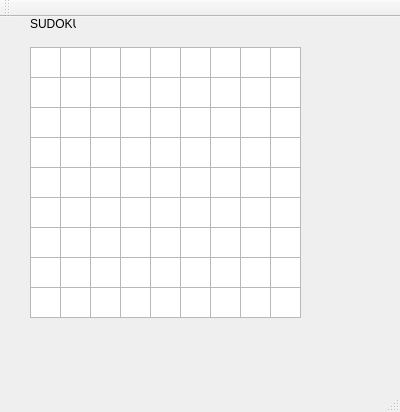
<?xml version="1.0" encoding="UTF-8"?>
<ui version="4.0">
 <class>MainWindow</class>
 <widget class="QMainWindow" name="MainWindow">
  <property name="geometry">
   <rect>
    <x>0</x>
    <y>0</y>
    <width>400</width>
    <height>412</height>
   </rect>
  </property>
  <property name="windowTitle">
   <string>MainWindow</string>
  </property>
  <widget class="QWidget" name="centralWidget">
   <widget class="QLabel" name="label">
    <property name="geometry">
     <rect>
      <x>30</x>
      <y>0</y>
      <width>46</width>
      <height>13</height>
     </rect>
    </property>
    <property name="text">
     <string>SUDOKU  </string>
    </property>
   </widget>
   <widget class="QPlainTextEdit" name="cuadro">
    <property name="geometry">
     <rect>
      <x>30</x>
      <y>30</y>
      <width>31</width>
      <height>31</height>
     </rect>
    </property>
    <property name="acceptDrops">
     <bool>false</bool>
    </property>
    <property name="autoFillBackground">
     <bool>false</bool>
    </property>
    <property name="midLineWidth">
     <number>1</number>
    </property>
    <property name="overwriteMode">
     <bool>true</bool>
    </property>
    <property name="maximumBlockCount">
     <number>1</number>
    </property>
    <property name="backgroundVisible">
     <bool>false</bool>
    </property>
   </widget>
   <widget class="QPlainTextEdit" name="cuadro_2">
    <property name="geometry">
     <rect>
      <x>60</x>
      <y>30</y>
      <width>31</width>
      <height>31</height>
     </rect>
    </property>
    <property name="acceptDrops">
     <bool>false</bool>
    </property>
    <property name="autoFillBackground">
     <bool>false</bool>
    </property>
    <property name="overwriteMode">
     <bool>true</bool>
    </property>
    <property name="maximumBlockCount">
     <number>1</number>
    </property>
   </widget>
   <widget class="QPlainTextEdit" name="cuadro_3">
    <property name="geometry">
     <rect>
      <x>90</x>
      <y>30</y>
      <width>31</width>
      <height>31</height>
     </rect>
    </property>
    <property name="acceptDrops">
     <bool>false</bool>
    </property>
    <property name="autoFillBackground">
     <bool>false</bool>
    </property>
    <property name="overwriteMode">
     <bool>true</bool>
    </property>
    <property name="maximumBlockCount">
     <number>1</number>
    </property>
   </widget>
   <widget class="QPlainTextEdit" name="cuadro_4">
    <property name="geometry">
     <rect>
      <x>120</x>
      <y>30</y>
      <width>31</width>
      <height>31</height>
     </rect>
    </property>
    <property name="acceptDrops">
     <bool>false</bool>
    </property>
    <property name="autoFillBackground">
     <bool>false</bool>
    </property>
    <property name="overwriteMode">
     <bool>true</bool>
    </property>
    <property name="maximumBlockCount">
     <number>1</number>
    </property>
   </widget>
   <widget class="QPlainTextEdit" name="cuadro_5">
    <property name="geometry">
     <rect>
      <x>150</x>
      <y>30</y>
      <width>31</width>
      <height>31</height>
     </rect>
    </property>
    <property name="acceptDrops">
     <bool>false</bool>
    </property>
    <property name="autoFillBackground">
     <bool>false</bool>
    </property>
    <property name="overwriteMode">
     <bool>true</bool>
    </property>
    <property name="maximumBlockCount">
     <number>1</number>
    </property>
   </widget>
   <widget class="QPlainTextEdit" name="cuadro_6">
    <property name="geometry">
     <rect>
      <x>180</x>
      <y>30</y>
      <width>31</width>
      <height>31</height>
     </rect>
    </property>
    <property name="acceptDrops">
     <bool>false</bool>
    </property>
    <property name="autoFillBackground">
     <bool>false</bool>
    </property>
    <property name="overwriteMode">
     <bool>true</bool>
    </property>
    <property name="maximumBlockCount">
     <number>1</number>
    </property>
   </widget>
   <widget class="QPlainTextEdit" name="cuadro_7">
    <property name="geometry">
     <rect>
      <x>210</x>
      <y>30</y>
      <width>31</width>
      <height>31</height>
     </rect>
    </property>
    <property name="acceptDrops">
     <bool>false</bool>
    </property>
    <property name="autoFillBackground">
     <bool>false</bool>
    </property>
    <property name="overwriteMode">
     <bool>true</bool>
    </property>
    <property name="maximumBlockCount">
     <number>1</number>
    </property>
   </widget>
   <widget class="QPlainTextEdit" name="cuadro_8">
    <property name="geometry">
     <rect>
      <x>240</x>
      <y>30</y>
      <width>31</width>
      <height>31</height>
     </rect>
    </property>
    <property name="acceptDrops">
     <bool>false</bool>
    </property>
    <property name="autoFillBackground">
     <bool>false</bool>
    </property>
    <property name="overwriteMode">
     <bool>true</bool>
    </property>
    <property name="maximumBlockCount">
     <number>1</number>
    </property>
   </widget>
   <widget class="QPlainTextEdit" name="cuadro_9">
    <property name="geometry">
     <rect>
      <x>270</x>
      <y>30</y>
      <width>31</width>
      <height>31</height>
     </rect>
    </property>
    <property name="acceptDrops">
     <bool>false</bool>
    </property>
    <property name="autoFillBackground">
     <bool>false</bool>
    </property>
    <property name="overwriteMode">
     <bool>true</bool>
    </property>
    <property name="maximumBlockCount">
     <number>1</number>
    </property>
   </widget>
   <widget class="QPlainTextEdit" name="cuadro_10">
    <property name="geometry">
     <rect>
      <x>30</x>
      <y>60</y>
      <width>31</width>
      <height>31</height>
     </rect>
    </property>
    <property name="acceptDrops">
     <bool>false</bool>
    </property>
    <property name="autoFillBackground">
     <bool>false</bool>
    </property>
    <property name="overwriteMode">
     <bool>true</bool>
    </property>
    <property name="maximumBlockCount">
     <number>1</number>
    </property>
   </widget>
   <widget class="QPlainTextEdit" name="cuadro_11">
    <property name="geometry">
     <rect>
      <x>60</x>
      <y>60</y>
      <width>31</width>
      <height>31</height>
     </rect>
    </property>
    <property name="acceptDrops">
     <bool>false</bool>
    </property>
    <property name="autoFillBackground">
     <bool>false</bool>
    </property>
    <property name="overwriteMode">
     <bool>true</bool>
    </property>
    <property name="maximumBlockCount">
     <number>1</number>
    </property>
   </widget>
   <widget class="QPlainTextEdit" name="cuadro_12">
    <property name="geometry">
     <rect>
      <x>90</x>
      <y>60</y>
      <width>31</width>
      <height>31</height>
     </rect>
    </property>
    <property name="acceptDrops">
     <bool>false</bool>
    </property>
    <property name="autoFillBackground">
     <bool>false</bool>
    </property>
    <property name="overwriteMode">
     <bool>true</bool>
    </property>
    <property name="maximumBlockCount">
     <number>1</number>
    </property>
   </widget>
   <widget class="QPlainTextEdit" name="cuadro_13">
    <property name="geometry">
     <rect>
      <x>120</x>
      <y>60</y>
      <width>31</width>
      <height>31</height>
     </rect>
    </property>
    <property name="acceptDrops">
     <bool>false</bool>
    </property>
    <property name="autoFillBackground">
     <bool>false</bool>
    </property>
    <property name="overwriteMode">
     <bool>true</bool>
    </property>
    <property name="maximumBlockCount">
     <number>1</number>
    </property>
   </widget>
   <widget class="QPlainTextEdit" name="cuadro_14">
    <property name="geometry">
     <rect>
      <x>150</x>
      <y>60</y>
      <width>31</width>
      <height>31</height>
     </rect>
    </property>
    <property name="acceptDrops">
     <bool>false</bool>
    </property>
    <property name="autoFillBackground">
     <bool>false</bool>
    </property>
    <property name="overwriteMode">
     <bool>true</bool>
    </property>
    <property name="maximumBlockCount">
     <number>1</number>
    </property>
   </widget>
   <widget class="QPlainTextEdit" name="cuadro_15">
    <property name="geometry">
     <rect>
      <x>180</x>
      <y>60</y>
      <width>31</width>
      <height>31</height>
     </rect>
    </property>
    <property name="acceptDrops">
     <bool>false</bool>
    </property>
    <property name="autoFillBackground">
     <bool>false</bool>
    </property>
    <property name="overwriteMode">
     <bool>true</bool>
    </property>
    <property name="maximumBlockCount">
     <number>1</number>
    </property>
   </widget>
   <widget class="QPlainTextEdit" name="cuadro_16">
    <property name="geometry">
     <rect>
      <x>210</x>
      <y>60</y>
      <width>31</width>
      <height>31</height>
     </rect>
    </property>
    <property name="acceptDrops">
     <bool>false</bool>
    </property>
    <property name="autoFillBackground">
     <bool>false</bool>
    </property>
    <property name="overwriteMode">
     <bool>true</bool>
    </property>
    <property name="maximumBlockCount">
     <number>1</number>
    </property>
   </widget>
   <widget class="QPlainTextEdit" name="cuadro_17">
    <property name="geometry">
     <rect>
      <x>240</x>
      <y>60</y>
      <width>31</width>
      <height>31</height>
     </rect>
    </property>
    <property name="acceptDrops">
     <bool>false</bool>
    </property>
    <property name="autoFillBackground">
     <bool>false</bool>
    </property>
    <property name="overwriteMode">
     <bool>true</bool>
    </property>
    <property name="maximumBlockCount">
     <number>1</number>
    </property>
   </widget>
   <widget class="QPlainTextEdit" name="cuadro_18">
    <property name="geometry">
     <rect>
      <x>270</x>
      <y>60</y>
      <width>31</width>
      <height>31</height>
     </rect>
    </property>
    <property name="acceptDrops">
     <bool>false</bool>
    </property>
    <property name="autoFillBackground">
     <bool>false</bool>
    </property>
    <property name="overwriteMode">
     <bool>true</bool>
    </property>
    <property name="maximumBlockCount">
     <number>1</number>
    </property>
   </widget>
   <widget class="QPlainTextEdit" name="cuadro_19">
    <property name="geometry">
     <rect>
      <x>30</x>
      <y>90</y>
      <width>31</width>
      <height>31</height>
     </rect>
    </property>
    <property name="acceptDrops">
     <bool>false</bool>
    </property>
    <property name="autoFillBackground">
     <bool>false</bool>
    </property>
    <property name="overwriteMode">
     <bool>true</bool>
    </property>
    <property name="maximumBlockCount">
     <number>1</number>
    </property>
   </widget>
   <widget class="QPlainTextEdit" name="cuadro_20">
    <property name="geometry">
     <rect>
      <x>60</x>
      <y>90</y>
      <width>31</width>
      <height>31</height>
     </rect>
    </property>
    <property name="acceptDrops">
     <bool>false</bool>
    </property>
    <property name="autoFillBackground">
     <bool>false</bool>
    </property>
    <property name="overwriteMode">
     <bool>true</bool>
    </property>
    <property name="maximumBlockCount">
     <number>1</number>
    </property>
   </widget>
   <widget class="QPlainTextEdit" name="cuadro_21">
    <property name="geometry">
     <rect>
      <x>90</x>
      <y>90</y>
      <width>31</width>
      <height>31</height>
     </rect>
    </property>
    <property name="acceptDrops">
     <bool>false</bool>
    </property>
    <property name="autoFillBackground">
     <bool>false</bool>
    </property>
    <property name="overwriteMode">
     <bool>true</bool>
    </property>
    <property name="maximumBlockCount">
     <number>1</number>
    </property>
   </widget>
   <widget class="QPlainTextEdit" name="cuadro_22">
    <property name="geometry">
     <rect>
      <x>120</x>
      <y>90</y>
      <width>31</width>
      <height>31</height>
     </rect>
    </property>
    <property name="acceptDrops">
     <bool>false</bool>
    </property>
    <property name="autoFillBackground">
     <bool>false</bool>
    </property>
    <property name="overwriteMode">
     <bool>true</bool>
    </property>
    <property name="maximumBlockCount">
     <number>1</number>
    </property>
   </widget>
   <widget class="QPlainTextEdit" name="cuadro_23">
    <property name="geometry">
     <rect>
      <x>150</x>
      <y>90</y>
      <width>31</width>
      <height>31</height>
     </rect>
    </property>
    <property name="acceptDrops">
     <bool>false</bool>
    </property>
    <property name="autoFillBackground">
     <bool>false</bool>
    </property>
    <property name="overwriteMode">
     <bool>true</bool>
    </property>
    <property name="maximumBlockCount">
     <number>1</number>
    </property>
   </widget>
   <widget class="QPlainTextEdit" name="cuadro_24">
    <property name="geometry">
     <rect>
      <x>180</x>
      <y>90</y>
      <width>31</width>
      <height>31</height>
     </rect>
    </property>
    <property name="acceptDrops">
     <bool>false</bool>
    </property>
    <property name="autoFillBackground">
     <bool>false</bool>
    </property>
    <property name="overwriteMode">
     <bool>true</bool>
    </property>
    <property name="maximumBlockCount">
     <number>1</number>
    </property>
   </widget>
   <widget class="QPlainTextEdit" name="cuadro_25">
    <property name="geometry">
     <rect>
      <x>210</x>
      <y>90</y>
      <width>31</width>
      <height>31</height>
     </rect>
    </property>
    <property name="acceptDrops">
     <bool>false</bool>
    </property>
    <property name="autoFillBackground">
     <bool>false</bool>
    </property>
    <property name="overwriteMode">
     <bool>true</bool>
    </property>
    <property name="maximumBlockCount">
     <number>1</number>
    </property>
   </widget>
   <widget class="QPlainTextEdit" name="cuadro_26">
    <property name="geometry">
     <rect>
      <x>240</x>
      <y>90</y>
      <width>31</width>
      <height>31</height>
     </rect>
    </property>
    <property name="acceptDrops">
     <bool>false</bool>
    </property>
    <property name="autoFillBackground">
     <bool>false</bool>
    </property>
    <property name="overwriteMode">
     <bool>true</bool>
    </property>
    <property name="maximumBlockCount">
     <number>1</number>
    </property>
   </widget>
   <widget class="QPlainTextEdit" name="cuadro_27">
    <property name="geometry">
     <rect>
      <x>270</x>
      <y>90</y>
      <width>31</width>
      <height>31</height>
     </rect>
    </property>
    <property name="acceptDrops">
     <bool>false</bool>
    </property>
    <property name="autoFillBackground">
     <bool>false</bool>
    </property>
    <property name="overwriteMode">
     <bool>true</bool>
    </property>
    <property name="maximumBlockCount">
     <number>1</number>
    </property>
   </widget>
   <widget class="QPlainTextEdit" name="cuadro_28">
    <property name="geometry">
     <rect>
      <x>210</x>
      <y>150</y>
      <width>31</width>
      <height>31</height>
     </rect>
    </property>
    <property name="acceptDrops">
     <bool>false</bool>
    </property>
    <property name="autoFillBackground">
     <bool>false</bool>
    </property>
    <property name="overwriteMode">
     <bool>true</bool>
    </property>
    <property name="maximumBlockCount">
     <number>1</number>
    </property>
   </widget>
   <widget class="QPlainTextEdit" name="cuadro_29">
    <property name="geometry">
     <rect>
      <x>90</x>
      <y>180</y>
      <width>31</width>
      <height>31</height>
     </rect>
    </property>
    <property name="acceptDrops">
     <bool>false</bool>
    </property>
    <property name="autoFillBackground">
     <bool>false</bool>
    </property>
    <property name="overwriteMode">
     <bool>true</bool>
    </property>
    <property name="maximumBlockCount">
     <number>1</number>
    </property>
   </widget>
   <widget class="QPlainTextEdit" name="cuadro_30">
    <property name="geometry">
     <rect>
      <x>270</x>
      <y>180</y>
      <width>31</width>
      <height>31</height>
     </rect>
    </property>
    <property name="acceptDrops">
     <bool>false</bool>
    </property>
    <property name="autoFillBackground">
     <bool>false</bool>
    </property>
    <property name="overwriteMode">
     <bool>true</bool>
    </property>
    <property name="maximumBlockCount">
     <number>1</number>
    </property>
   </widget>
   <widget class="QPlainTextEdit" name="cuadro_31">
    <property name="geometry">
     <rect>
      <x>150</x>
      <y>180</y>
      <width>31</width>
      <height>31</height>
     </rect>
    </property>
    <property name="acceptDrops">
     <bool>false</bool>
    </property>
    <property name="autoFillBackground">
     <bool>false</bool>
    </property>
    <property name="overwriteMode">
     <bool>true</bool>
    </property>
    <property name="maximumBlockCount">
     <number>1</number>
    </property>
   </widget>
   <widget class="QPlainTextEdit" name="cuadro_32">
    <property name="geometry">
     <rect>
      <x>60</x>
      <y>180</y>
      <width>31</width>
      <height>31</height>
     </rect>
    </property>
    <property name="acceptDrops">
     <bool>false</bool>
    </property>
    <property name="autoFillBackground">
     <bool>false</bool>
    </property>
    <property name="overwriteMode">
     <bool>true</bool>
    </property>
    <property name="maximumBlockCount">
     <number>1</number>
    </property>
   </widget>
   <widget class="QPlainTextEdit" name="cuadro_33">
    <property name="geometry">
     <rect>
      <x>180</x>
      <y>180</y>
      <width>31</width>
      <height>31</height>
     </rect>
    </property>
    <property name="acceptDrops">
     <bool>false</bool>
    </property>
    <property name="autoFillBackground">
     <bool>false</bool>
    </property>
    <property name="overwriteMode">
     <bool>true</bool>
    </property>
    <property name="maximumBlockCount">
     <number>1</number>
    </property>
   </widget>
   <widget class="QPlainTextEdit" name="cuadro_34">
    <property name="geometry">
     <rect>
      <x>120</x>
      <y>150</y>
      <width>31</width>
      <height>31</height>
     </rect>
    </property>
    <property name="acceptDrops">
     <bool>false</bool>
    </property>
    <property name="autoFillBackground">
     <bool>false</bool>
    </property>
    <property name="overwriteMode">
     <bool>true</bool>
    </property>
    <property name="maximumBlockCount">
     <number>1</number>
    </property>
   </widget>
   <widget class="QPlainTextEdit" name="cuadro_35">
    <property name="geometry">
     <rect>
      <x>210</x>
      <y>120</y>
      <width>31</width>
      <height>31</height>
     </rect>
    </property>
    <property name="acceptDrops">
     <bool>false</bool>
    </property>
    <property name="autoFillBackground">
     <bool>false</bool>
    </property>
    <property name="overwriteMode">
     <bool>true</bool>
    </property>
    <property name="maximumBlockCount">
     <number>1</number>
    </property>
   </widget>
   <widget class="QPlainTextEdit" name="cuadro_36">
    <property name="geometry">
     <rect>
      <x>30</x>
      <y>180</y>
      <width>31</width>
      <height>31</height>
     </rect>
    </property>
    <property name="acceptDrops">
     <bool>false</bool>
    </property>
    <property name="autoFillBackground">
     <bool>false</bool>
    </property>
    <property name="overwriteMode">
     <bool>true</bool>
    </property>
    <property name="maximumBlockCount">
     <number>1</number>
    </property>
   </widget>
   <widget class="QPlainTextEdit" name="cuadro_37">
    <property name="geometry">
     <rect>
      <x>150</x>
      <y>120</y>
      <width>31</width>
      <height>31</height>
     </rect>
    </property>
    <property name="acceptDrops">
     <bool>false</bool>
    </property>
    <property name="autoFillBackground">
     <bool>false</bool>
    </property>
    <property name="overwriteMode">
     <bool>true</bool>
    </property>
    <property name="maximumBlockCount">
     <number>1</number>
    </property>
   </widget>
   <widget class="QPlainTextEdit" name="cuadro_38">
    <property name="geometry">
     <rect>
      <x>180</x>
      <y>150</y>
      <width>31</width>
      <height>31</height>
     </rect>
    </property>
    <property name="acceptDrops">
     <bool>false</bool>
    </property>
    <property name="autoFillBackground">
     <bool>false</bool>
    </property>
    <property name="overwriteMode">
     <bool>true</bool>
    </property>
    <property name="maximumBlockCount">
     <number>1</number>
    </property>
   </widget>
   <widget class="QPlainTextEdit" name="cuadro_39">
    <property name="geometry">
     <rect>
      <x>30</x>
      <y>150</y>
      <width>31</width>
      <height>31</height>
     </rect>
    </property>
    <property name="acceptDrops">
     <bool>false</bool>
    </property>
    <property name="autoFillBackground">
     <bool>false</bool>
    </property>
    <property name="overwriteMode">
     <bool>true</bool>
    </property>
    <property name="maximumBlockCount">
     <number>1</number>
    </property>
   </widget>
   <widget class="QPlainTextEdit" name="cuadro_40">
    <property name="geometry">
     <rect>
      <x>60</x>
      <y>150</y>
      <width>31</width>
      <height>31</height>
     </rect>
    </property>
    <property name="acceptDrops">
     <bool>false</bool>
    </property>
    <property name="autoFillBackground">
     <bool>false</bool>
    </property>
    <property name="overwriteMode">
     <bool>true</bool>
    </property>
    <property name="maximumBlockCount">
     <number>1</number>
    </property>
   </widget>
   <widget class="QPlainTextEdit" name="cuadro_41">
    <property name="geometry">
     <rect>
      <x>90</x>
      <y>150</y>
      <width>31</width>
      <height>31</height>
     </rect>
    </property>
    <property name="acceptDrops">
     <bool>false</bool>
    </property>
    <property name="autoFillBackground">
     <bool>false</bool>
    </property>
    <property name="overwriteMode">
     <bool>true</bool>
    </property>
    <property name="maximumBlockCount">
     <number>1</number>
    </property>
   </widget>
   <widget class="QPlainTextEdit" name="cuadro_42">
    <property name="geometry">
     <rect>
      <x>240</x>
      <y>150</y>
      <width>31</width>
      <height>31</height>
     </rect>
    </property>
    <property name="acceptDrops">
     <bool>false</bool>
    </property>
    <property name="autoFillBackground">
     <bool>false</bool>
    </property>
    <property name="overwriteMode">
     <bool>true</bool>
    </property>
    <property name="maximumBlockCount">
     <number>1</number>
    </property>
   </widget>
   <widget class="QPlainTextEdit" name="cuadro_43">
    <property name="geometry">
     <rect>
      <x>270</x>
      <y>150</y>
      <width>31</width>
      <height>31</height>
     </rect>
    </property>
    <property name="acceptDrops">
     <bool>false</bool>
    </property>
    <property name="autoFillBackground">
     <bool>false</bool>
    </property>
    <property name="overwriteMode">
     <bool>true</bool>
    </property>
    <property name="maximumBlockCount">
     <number>1</number>
    </property>
   </widget>
   <widget class="QPlainTextEdit" name="cuadro_44">
    <property name="geometry">
     <rect>
      <x>30</x>
      <y>120</y>
      <width>31</width>
      <height>31</height>
     </rect>
    </property>
    <property name="acceptDrops">
     <bool>false</bool>
    </property>
    <property name="autoFillBackground">
     <bool>false</bool>
    </property>
    <property name="overwriteMode">
     <bool>true</bool>
    </property>
    <property name="maximumBlockCount">
     <number>1</number>
    </property>
   </widget>
   <widget class="QPlainTextEdit" name="cuadro_45">
    <property name="geometry">
     <rect>
      <x>120</x>
      <y>180</y>
      <width>31</width>
      <height>31</height>
     </rect>
    </property>
    <property name="acceptDrops">
     <bool>false</bool>
    </property>
    <property name="autoFillBackground">
     <bool>false</bool>
    </property>
    <property name="overwriteMode">
     <bool>true</bool>
    </property>
    <property name="maximumBlockCount">
     <number>1</number>
    </property>
   </widget>
   <widget class="QPlainTextEdit" name="cuadro_46">
    <property name="geometry">
     <rect>
      <x>240</x>
      <y>180</y>
      <width>31</width>
      <height>31</height>
     </rect>
    </property>
    <property name="acceptDrops">
     <bool>false</bool>
    </property>
    <property name="autoFillBackground">
     <bool>false</bool>
    </property>
    <property name="overwriteMode">
     <bool>true</bool>
    </property>
    <property name="maximumBlockCount">
     <number>1</number>
    </property>
   </widget>
   <widget class="QPlainTextEdit" name="cuadro_47">
    <property name="geometry">
     <rect>
      <x>240</x>
      <y>120</y>
      <width>31</width>
      <height>31</height>
     </rect>
    </property>
    <property name="acceptDrops">
     <bool>false</bool>
    </property>
    <property name="autoFillBackground">
     <bool>false</bool>
    </property>
    <property name="overwriteMode">
     <bool>true</bool>
    </property>
    <property name="maximumBlockCount">
     <number>1</number>
    </property>
   </widget>
   <widget class="QPlainTextEdit" name="cuadro_48">
    <property name="geometry">
     <rect>
      <x>150</x>
      <y>150</y>
      <width>31</width>
      <height>31</height>
     </rect>
    </property>
    <property name="acceptDrops">
     <bool>false</bool>
    </property>
    <property name="autoFillBackground">
     <bool>false</bool>
    </property>
    <property name="overwriteMode">
     <bool>true</bool>
    </property>
    <property name="maximumBlockCount">
     <number>1</number>
    </property>
   </widget>
   <widget class="QPlainTextEdit" name="cuadro_49">
    <property name="geometry">
     <rect>
      <x>120</x>
      <y>120</y>
      <width>31</width>
      <height>31</height>
     </rect>
    </property>
    <property name="acceptDrops">
     <bool>false</bool>
    </property>
    <property name="autoFillBackground">
     <bool>false</bool>
    </property>
    <property name="overwriteMode">
     <bool>true</bool>
    </property>
    <property name="maximumBlockCount">
     <number>1</number>
    </property>
   </widget>
   <widget class="QPlainTextEdit" name="cuadro_50">
    <property name="geometry">
     <rect>
      <x>90</x>
      <y>120</y>
      <width>31</width>
      <height>31</height>
     </rect>
    </property>
    <property name="acceptDrops">
     <bool>false</bool>
    </property>
    <property name="autoFillBackground">
     <bool>false</bool>
    </property>
    <property name="overwriteMode">
     <bool>true</bool>
    </property>
    <property name="maximumBlockCount">
     <number>1</number>
    </property>
   </widget>
   <widget class="QPlainTextEdit" name="cuadro_51">
    <property name="geometry">
     <rect>
      <x>210</x>
      <y>180</y>
      <width>31</width>
      <height>31</height>
     </rect>
    </property>
    <property name="acceptDrops">
     <bool>false</bool>
    </property>
    <property name="autoFillBackground">
     <bool>false</bool>
    </property>
    <property name="overwriteMode">
     <bool>true</bool>
    </property>
    <property name="maximumBlockCount">
     <number>1</number>
    </property>
   </widget>
   <widget class="QPlainTextEdit" name="cuadro_52">
    <property name="geometry">
     <rect>
      <x>180</x>
      <y>120</y>
      <width>31</width>
      <height>31</height>
     </rect>
    </property>
    <property name="acceptDrops">
     <bool>false</bool>
    </property>
    <property name="autoFillBackground">
     <bool>false</bool>
    </property>
    <property name="overwriteMode">
     <bool>true</bool>
    </property>
    <property name="maximumBlockCount">
     <number>1</number>
    </property>
   </widget>
   <widget class="QPlainTextEdit" name="cuadro_53">
    <property name="geometry">
     <rect>
      <x>270</x>
      <y>120</y>
      <width>31</width>
      <height>31</height>
     </rect>
    </property>
    <property name="acceptDrops">
     <bool>false</bool>
    </property>
    <property name="autoFillBackground">
     <bool>false</bool>
    </property>
    <property name="overwriteMode">
     <bool>true</bool>
    </property>
    <property name="maximumBlockCount">
     <number>1</number>
    </property>
   </widget>
   <widget class="QPlainTextEdit" name="cuadro_54">
    <property name="geometry">
     <rect>
      <x>60</x>
      <y>120</y>
      <width>31</width>
      <height>31</height>
     </rect>
    </property>
    <property name="acceptDrops">
     <bool>false</bool>
    </property>
    <property name="autoFillBackground">
     <bool>false</bool>
    </property>
    <property name="overwriteMode">
     <bool>true</bool>
    </property>
    <property name="maximumBlockCount">
     <number>1</number>
    </property>
   </widget>
   <widget class="QPlainTextEdit" name="cuadro_55">
    <property name="geometry">
     <rect>
      <x>210</x>
      <y>240</y>
      <width>31</width>
      <height>31</height>
     </rect>
    </property>
    <property name="acceptDrops">
     <bool>false</bool>
    </property>
    <property name="autoFillBackground">
     <bool>false</bool>
    </property>
    <property name="overwriteMode">
     <bool>true</bool>
    </property>
    <property name="maximumBlockCount">
     <number>1</number>
    </property>
   </widget>
   <widget class="QPlainTextEdit" name="cuadro_56">
    <property name="geometry">
     <rect>
      <x>90</x>
      <y>270</y>
      <width>31</width>
      <height>31</height>
     </rect>
    </property>
    <property name="acceptDrops">
     <bool>false</bool>
    </property>
    <property name="autoFillBackground">
     <bool>false</bool>
    </property>
    <property name="overwriteMode">
     <bool>true</bool>
    </property>
    <property name="maximumBlockCount">
     <number>1</number>
    </property>
   </widget>
   <widget class="QPlainTextEdit" name="cuadro_57">
    <property name="geometry">
     <rect>
      <x>270</x>
      <y>270</y>
      <width>31</width>
      <height>31</height>
     </rect>
    </property>
    <property name="acceptDrops">
     <bool>false</bool>
    </property>
    <property name="autoFillBackground">
     <bool>false</bool>
    </property>
    <property name="overwriteMode">
     <bool>true</bool>
    </property>
    <property name="maximumBlockCount">
     <number>1</number>
    </property>
   </widget>
   <widget class="QPlainTextEdit" name="cuadro_58">
    <property name="geometry">
     <rect>
      <x>150</x>
      <y>270</y>
      <width>31</width>
      <height>31</height>
     </rect>
    </property>
    <property name="acceptDrops">
     <bool>false</bool>
    </property>
    <property name="autoFillBackground">
     <bool>false</bool>
    </property>
    <property name="overwriteMode">
     <bool>true</bool>
    </property>
    <property name="maximumBlockCount">
     <number>1</number>
    </property>
   </widget>
   <widget class="QPlainTextEdit" name="cuadro_59">
    <property name="geometry">
     <rect>
      <x>60</x>
      <y>270</y>
      <width>31</width>
      <height>31</height>
     </rect>
    </property>
    <property name="acceptDrops">
     <bool>false</bool>
    </property>
    <property name="autoFillBackground">
     <bool>false</bool>
    </property>
    <property name="overwriteMode">
     <bool>true</bool>
    </property>
    <property name="maximumBlockCount">
     <number>1</number>
    </property>
   </widget>
   <widget class="QPlainTextEdit" name="cuadro_60">
    <property name="geometry">
     <rect>
      <x>180</x>
      <y>270</y>
      <width>31</width>
      <height>31</height>
     </rect>
    </property>
    <property name="acceptDrops">
     <bool>false</bool>
    </property>
    <property name="autoFillBackground">
     <bool>false</bool>
    </property>
    <property name="overwriteMode">
     <bool>true</bool>
    </property>
    <property name="maximumBlockCount">
     <number>1</number>
    </property>
   </widget>
   <widget class="QPlainTextEdit" name="cuadro_61">
    <property name="geometry">
     <rect>
      <x>120</x>
      <y>240</y>
      <width>31</width>
      <height>31</height>
     </rect>
    </property>
    <property name="acceptDrops">
     <bool>false</bool>
    </property>
    <property name="autoFillBackground">
     <bool>false</bool>
    </property>
    <property name="overwriteMode">
     <bool>true</bool>
    </property>
    <property name="maximumBlockCount">
     <number>1</number>
    </property>
   </widget>
   <widget class="QPlainTextEdit" name="cuadro_62">
    <property name="geometry">
     <rect>
      <x>210</x>
      <y>210</y>
      <width>31</width>
      <height>31</height>
     </rect>
    </property>
    <property name="acceptDrops">
     <bool>false</bool>
    </property>
    <property name="autoFillBackground">
     <bool>false</bool>
    </property>
    <property name="overwriteMode">
     <bool>true</bool>
    </property>
    <property name="maximumBlockCount">
     <number>1</number>
    </property>
   </widget>
   <widget class="QPlainTextEdit" name="cuadro_63">
    <property name="geometry">
     <rect>
      <x>30</x>
      <y>270</y>
      <width>31</width>
      <height>31</height>
     </rect>
    </property>
    <property name="acceptDrops">
     <bool>false</bool>
    </property>
    <property name="autoFillBackground">
     <bool>false</bool>
    </property>
    <property name="overwriteMode">
     <bool>true</bool>
    </property>
    <property name="maximumBlockCount">
     <number>1</number>
    </property>
   </widget>
   <widget class="QPlainTextEdit" name="cuadro_64">
    <property name="geometry">
     <rect>
      <x>150</x>
      <y>210</y>
      <width>31</width>
      <height>31</height>
     </rect>
    </property>
    <property name="acceptDrops">
     <bool>false</bool>
    </property>
    <property name="autoFillBackground">
     <bool>false</bool>
    </property>
    <property name="overwriteMode">
     <bool>true</bool>
    </property>
    <property name="maximumBlockCount">
     <number>1</number>
    </property>
   </widget>
   <widget class="QPlainTextEdit" name="cuadro_65">
    <property name="geometry">
     <rect>
      <x>180</x>
      <y>240</y>
      <width>31</width>
      <height>31</height>
     </rect>
    </property>
    <property name="acceptDrops">
     <bool>false</bool>
    </property>
    <property name="autoFillBackground">
     <bool>false</bool>
    </property>
    <property name="overwriteMode">
     <bool>true</bool>
    </property>
    <property name="maximumBlockCount">
     <number>1</number>
    </property>
   </widget>
   <widget class="QPlainTextEdit" name="cuadro_66">
    <property name="geometry">
     <rect>
      <x>30</x>
      <y>240</y>
      <width>31</width>
      <height>31</height>
     </rect>
    </property>
    <property name="acceptDrops">
     <bool>false</bool>
    </property>
    <property name="autoFillBackground">
     <bool>false</bool>
    </property>
    <property name="overwriteMode">
     <bool>true</bool>
    </property>
    <property name="maximumBlockCount">
     <number>1</number>
    </property>
   </widget>
   <widget class="QPlainTextEdit" name="cuadro_67">
    <property name="geometry">
     <rect>
      <x>60</x>
      <y>240</y>
      <width>31</width>
      <height>31</height>
     </rect>
    </property>
    <property name="acceptDrops">
     <bool>false</bool>
    </property>
    <property name="autoFillBackground">
     <bool>false</bool>
    </property>
    <property name="overwriteMode">
     <bool>true</bool>
    </property>
    <property name="maximumBlockCount">
     <number>1</number>
    </property>
   </widget>
   <widget class="QPlainTextEdit" name="cuadro_68">
    <property name="geometry">
     <rect>
      <x>90</x>
      <y>240</y>
      <width>31</width>
      <height>31</height>
     </rect>
    </property>
    <property name="acceptDrops">
     <bool>false</bool>
    </property>
    <property name="autoFillBackground">
     <bool>false</bool>
    </property>
    <property name="overwriteMode">
     <bool>true</bool>
    </property>
    <property name="maximumBlockCount">
     <number>1</number>
    </property>
   </widget>
   <widget class="QPlainTextEdit" name="cuadro_69">
    <property name="geometry">
     <rect>
      <x>240</x>
      <y>240</y>
      <width>31</width>
      <height>31</height>
     </rect>
    </property>
    <property name="acceptDrops">
     <bool>false</bool>
    </property>
    <property name="autoFillBackground">
     <bool>false</bool>
    </property>
    <property name="overwriteMode">
     <bool>true</bool>
    </property>
    <property name="maximumBlockCount">
     <number>1</number>
    </property>
   </widget>
   <widget class="QPlainTextEdit" name="cuadro_70">
    <property name="geometry">
     <rect>
      <x>270</x>
      <y>240</y>
      <width>31</width>
      <height>31</height>
     </rect>
    </property>
    <property name="acceptDrops">
     <bool>false</bool>
    </property>
    <property name="autoFillBackground">
     <bool>false</bool>
    </property>
    <property name="overwriteMode">
     <bool>true</bool>
    </property>
    <property name="maximumBlockCount">
     <number>1</number>
    </property>
   </widget>
   <widget class="QPlainTextEdit" name="cuadro_71">
    <property name="geometry">
     <rect>
      <x>30</x>
      <y>210</y>
      <width>31</width>
      <height>31</height>
     </rect>
    </property>
    <property name="acceptDrops">
     <bool>false</bool>
    </property>
    <property name="autoFillBackground">
     <bool>false</bool>
    </property>
    <property name="overwriteMode">
     <bool>true</bool>
    </property>
    <property name="maximumBlockCount">
     <number>1</number>
    </property>
   </widget>
   <widget class="QPlainTextEdit" name="cuadro_72">
    <property name="geometry">
     <rect>
      <x>120</x>
      <y>270</y>
      <width>31</width>
      <height>31</height>
     </rect>
    </property>
    <property name="acceptDrops">
     <bool>false</bool>
    </property>
    <property name="autoFillBackground">
     <bool>false</bool>
    </property>
    <property name="overwriteMode">
     <bool>true</bool>
    </property>
    <property name="maximumBlockCount">
     <number>1</number>
    </property>
   </widget>
   <widget class="QPlainTextEdit" name="cuadro_73">
    <property name="geometry">
     <rect>
      <x>240</x>
      <y>270</y>
      <width>31</width>
      <height>31</height>
     </rect>
    </property>
    <property name="acceptDrops">
     <bool>false</bool>
    </property>
    <property name="autoFillBackground">
     <bool>false</bool>
    </property>
    <property name="overwriteMode">
     <bool>true</bool>
    </property>
    <property name="maximumBlockCount">
     <number>1</number>
    </property>
   </widget>
   <widget class="QPlainTextEdit" name="cuadro_74">
    <property name="geometry">
     <rect>
      <x>240</x>
      <y>210</y>
      <width>31</width>
      <height>31</height>
     </rect>
    </property>
    <property name="acceptDrops">
     <bool>false</bool>
    </property>
    <property name="autoFillBackground">
     <bool>false</bool>
    </property>
    <property name="overwriteMode">
     <bool>true</bool>
    </property>
    <property name="maximumBlockCount">
     <number>1</number>
    </property>
   </widget>
   <widget class="QPlainTextEdit" name="cuadro_75">
    <property name="geometry">
     <rect>
      <x>150</x>
      <y>240</y>
      <width>31</width>
      <height>31</height>
     </rect>
    </property>
    <property name="acceptDrops">
     <bool>false</bool>
    </property>
    <property name="autoFillBackground">
     <bool>false</bool>
    </property>
    <property name="overwriteMode">
     <bool>true</bool>
    </property>
    <property name="maximumBlockCount">
     <number>1</number>
    </property>
   </widget>
   <widget class="QPlainTextEdit" name="cuadro_76">
    <property name="geometry">
     <rect>
      <x>120</x>
      <y>210</y>
      <width>31</width>
      <height>31</height>
     </rect>
    </property>
    <property name="acceptDrops">
     <bool>false</bool>
    </property>
    <property name="autoFillBackground">
     <bool>false</bool>
    </property>
    <property name="overwriteMode">
     <bool>true</bool>
    </property>
    <property name="maximumBlockCount">
     <number>1</number>
    </property>
   </widget>
   <widget class="QPlainTextEdit" name="cuadro_77">
    <property name="geometry">
     <rect>
      <x>90</x>
      <y>210</y>
      <width>31</width>
      <height>31</height>
     </rect>
    </property>
    <property name="acceptDrops">
     <bool>false</bool>
    </property>
    <property name="autoFillBackground">
     <bool>false</bool>
    </property>
    <property name="overwriteMode">
     <bool>true</bool>
    </property>
    <property name="maximumBlockCount">
     <number>1</number>
    </property>
   </widget>
   <widget class="QPlainTextEdit" name="cuadro_78">
    <property name="geometry">
     <rect>
      <x>210</x>
      <y>270</y>
      <width>31</width>
      <height>31</height>
     </rect>
    </property>
    <property name="acceptDrops">
     <bool>false</bool>
    </property>
    <property name="autoFillBackground">
     <bool>false</bool>
    </property>
    <property name="overwriteMode">
     <bool>true</bool>
    </property>
    <property name="maximumBlockCount">
     <number>1</number>
    </property>
   </widget>
   <widget class="QPlainTextEdit" name="cuadro_79">
    <property name="geometry">
     <rect>
      <x>180</x>
      <y>210</y>
      <width>31</width>
      <height>31</height>
     </rect>
    </property>
    <property name="acceptDrops">
     <bool>false</bool>
    </property>
    <property name="autoFillBackground">
     <bool>false</bool>
    </property>
    <property name="overwriteMode">
     <bool>true</bool>
    </property>
    <property name="maximumBlockCount">
     <number>1</number>
    </property>
   </widget>
   <widget class="QPlainTextEdit" name="cuadro_80">
    <property name="geometry">
     <rect>
      <x>270</x>
      <y>210</y>
      <width>31</width>
      <height>31</height>
     </rect>
    </property>
    <property name="acceptDrops">
     <bool>false</bool>
    </property>
    <property name="autoFillBackground">
     <bool>false</bool>
    </property>
    <property name="overwriteMode">
     <bool>true</bool>
    </property>
    <property name="maximumBlockCount">
     <number>1</number>
    </property>
   </widget>
   <widget class="QPlainTextEdit" name="cuadro_81">
    <property name="geometry">
     <rect>
      <x>60</x>
      <y>210</y>
      <width>31</width>
      <height>31</height>
     </rect>
    </property>
    <property name="acceptDrops">
     <bool>false</bool>
    </property>
    <property name="autoFillBackground">
     <bool>false</bool>
    </property>
    <property name="overwriteMode">
     <bool>true</bool>
    </property>
    <property name="maximumBlockCount">
     <number>1</number>
    </property>
   </widget>
  </widget>
  <widget class="QMenuBar" name="menuBar">
   <property name="geometry">
    <rect>
     <x>0</x>
     <y>0</y>
     <width>400</width>
     <height>21</height>
    </rect>
   </property>
  </widget>
  <widget class="QToolBar" name="mainToolBar">
   <attribute name="toolBarArea">
    <enum>TopToolBarArea</enum>
   </attribute>
   <attribute name="toolBarBreak">
    <bool>false</bool>
   </attribute>
  </widget>
  <widget class="QStatusBar" name="statusBar"/>
 </widget>
 <layoutdefault spacing="6" margin="11"/>
 <resources/>
 <connections/>
</ui>
